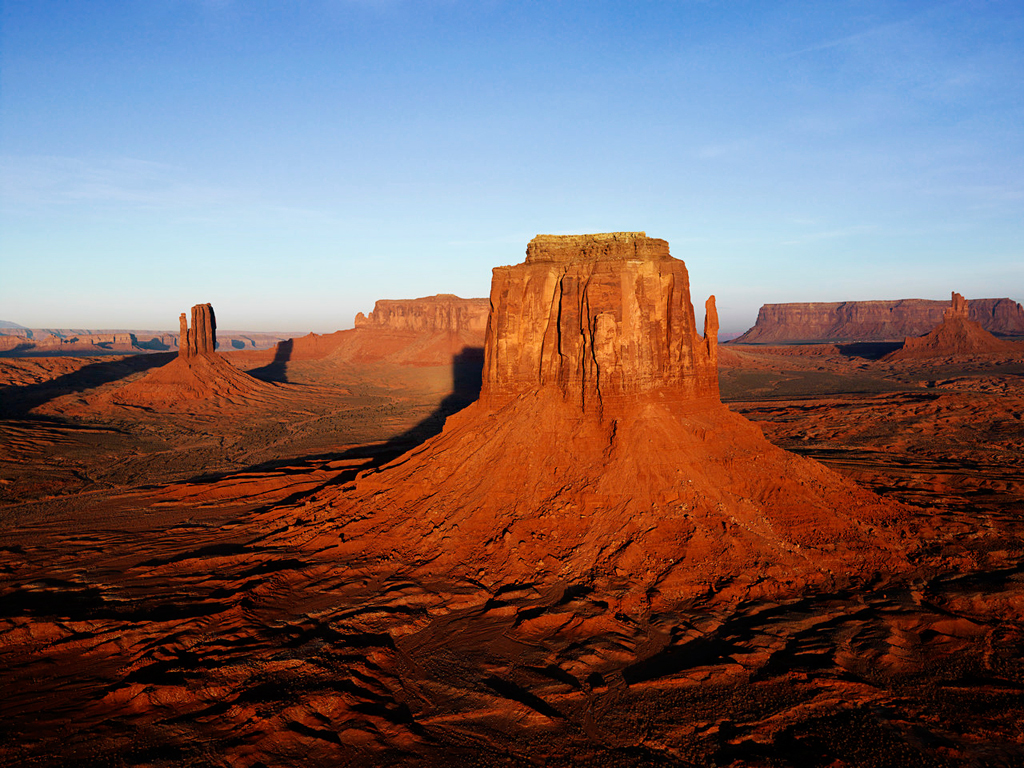
#> input picture Desert.jpg, 1024 x 768 px
$ jupyter execute Histograms.ipynb
#> lines starting #> are read from the running program, lines starting #| are printed output that depends on the picture
[cell 1]
import cv2
import numpy as np
from matplotlib import pyplot as plt

[cell 2]
image = cv2.imread("./Desert.jpg")
#> image is the input picture: shape (768, 1024, 3); mean B, G, R 100.1, 99.2, 119.4

[cell 3]
color = ('b','g','r')
for i, col in enumerate(color):
    histogram = cv2.calcHist([image],[i],None,[256],[0,256])
    plt.plot(histogram,color=col)
    plt.xlim([0,256])
plt.show()
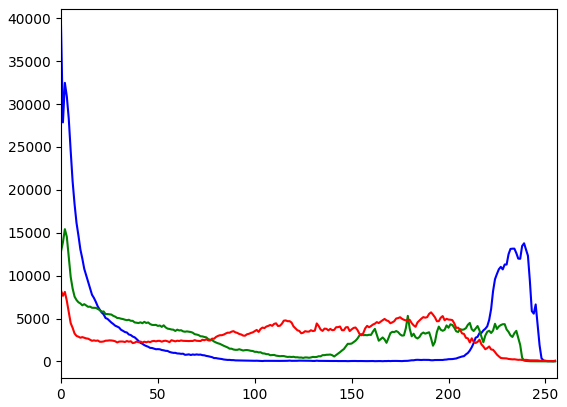
#> figure drawn by matplotlib, 1 panel; curve peaks at x = 0, y = 39166; curve peaks at x = 2, y = 15417; curve peaks at x = 0, y = 8259
